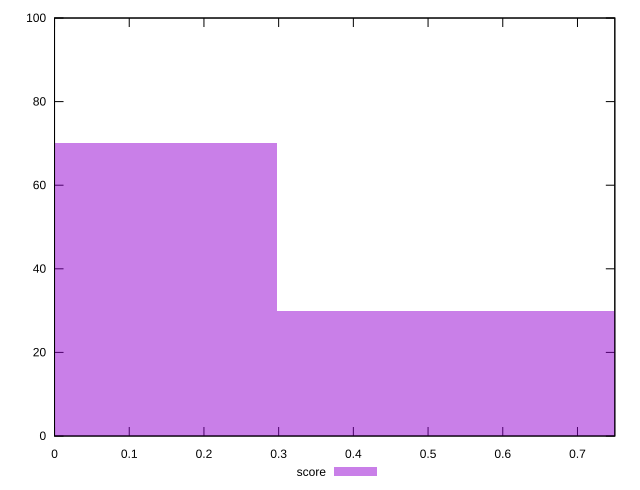

The gnuplot source for this figure:
reset

$score <<EOF
0 70
0.5957079730483333 30
EOF

set key outside below
set boxwidth 0.5957079730483333
set xrange [0:0.75]
set yrange [0:100]
set trange [0:100]
set style fill transparent solid 0.5 noborder
set terminal svg size 640, 490 enhanced background rgb 'white'
set output "reports/report_00028_2021-02-24T12-49-42.674Z/uses-text-compression/samples/card/score/histogram.svg"

plot $score title "score" with boxes

reset
